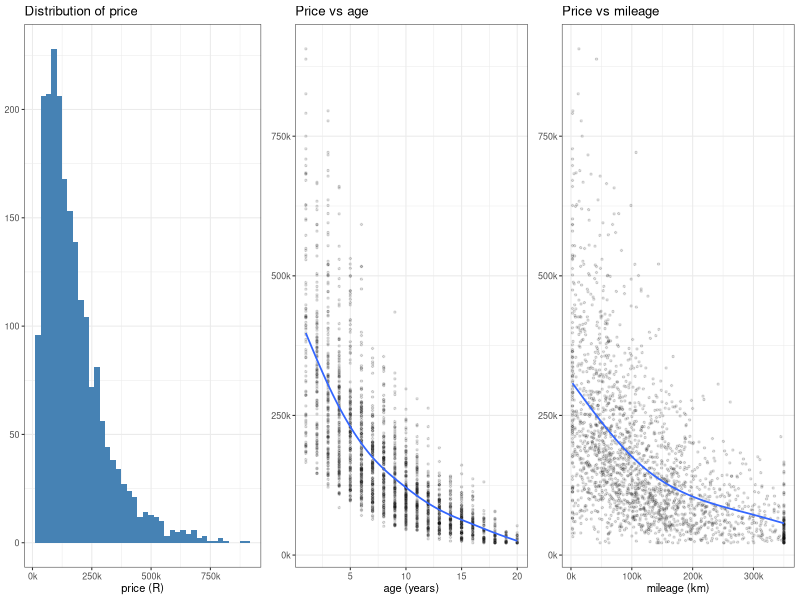
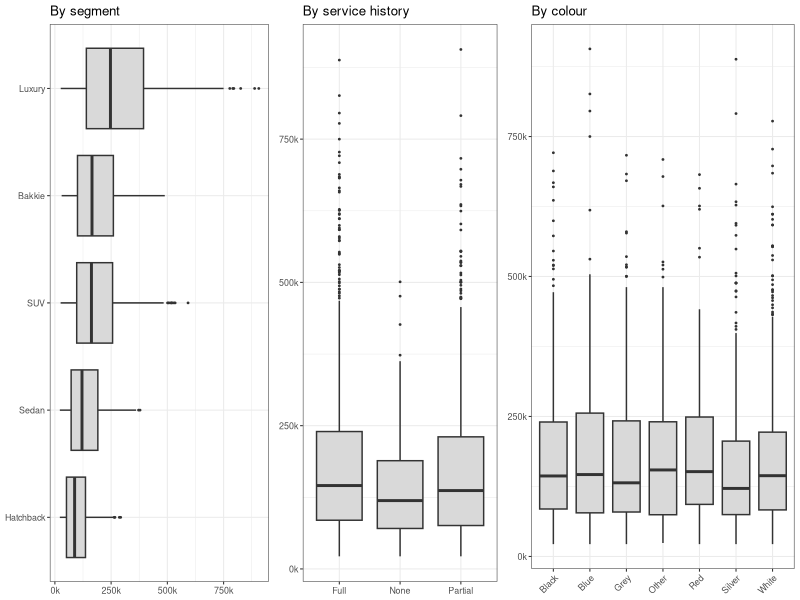

These figures' R source, in order: (Note: this script raises an error after producing the figures.)
## ---- chunk 1
knitr::opts_chunk$set(echo = TRUE, message = FALSE, warning = FALSE,
                      fig.align = "center", out.width = "92%")
suppressPackageStartupMessages({
  library(dplyr); library(ggplot2); library(ggpubr); library(scales)
  library(car); library(nortest)
})
theme_set(theme_bw(base_size = 8))
rmse <- function(y, yhat) sqrt(mean((y - yhat)^2))
## ---- chunk 2
cars <- read.csv("Assignment Information and Data sets-20260907/project_traindata.txt",
                 stringsAsFactors = TRUE)
# listing_id is just an advert number, and model_year is a perfect mirror of vehicle_age
# (model_year + vehicle_age = 2026), so keeping both would be redundant collinearity.
cars <- cars %>% select(-listing_id, -model_year)
## ---- chunk 3
g1 <- ggplot(cars, aes(price)) + geom_histogram(bins = 40, fill = "steelblue") +
  scale_x_continuous(labels = label_number(scale = 1e-3, suffix = "k")) +
  labs(x = "price (R)", y = NULL, title = "Distribution of price")
g2 <- ggplot(cars, aes(vehicle_age, price)) + geom_point(alpha = 0.12, size = 0.5) +
  geom_smooth(se = FALSE, linewidth = 0.6) +
  scale_y_continuous(labels = label_number(scale = 1e-3, suffix = "k")) +
  labs(x = "age (years)", y = NULL, title = "Price vs age")
g3 <- ggplot(cars, aes(mileage, price)) + geom_point(alpha = 0.12, size = 0.5) +
  geom_smooth(se = FALSE, linewidth = 0.6) +
  scale_x_continuous(labels = label_number(scale = 1e-3, suffix = "k")) +
  scale_y_continuous(labels = label_number(scale = 1e-3, suffix = "k")) +
  labs(x = "mileage (km)", y = NULL, title = "Price vs mileage")
ggarrange(g1, g2, g3, ncol = 3)
## ---- chunk 4
c1 <- ggplot(cars, aes(reorder(segment, price, median), price)) +
  geom_boxplot(fill = "grey85", outlier.size = 0.3) + coord_flip() +
  scale_y_continuous(labels = label_number(scale = 1e-3, suffix = "k")) +
  labs(x = NULL, y = NULL, title = "By segment")
c2 <- ggplot(cars, aes(service_history, price)) + geom_boxplot(fill = "grey85", outlier.size = 0.3) +
  scale_y_continuous(labels = label_number(scale = 1e-3, suffix = "k")) +
  labs(x = NULL, y = NULL, title = "By service history")
c3 <- ggplot(cars, aes(colour, price)) + geom_boxplot(fill = "grey85", outlier.size = 0.3) +
  scale_y_continuous(labels = label_number(scale = 1e-3, suffix = "k")) +
  labs(x = NULL, y = NULL, title = "By colour") + theme(axis.text.x = element_text(angle = 45, hjust = 1))
ggarrange(c1, c2, c3, ncol = 3, widths = c(1.2, 1, 1.3))
## ---- chunk 5
set.seed(244)
i     <- sample(nrow(cars), floor(0.80 * nrow(cars)))
train <- cars[i, ]
valid <- cars[-i, ]
c(train = nrow(train), validation = nrow(valid))
## ---- chunk 6
bc <- boxCox(lm(price ~ ., data = train), plotit = FALSE)
bc$x[which.max(bc$y)]   # ~ 0.06  ->  log transform
## ---- chunk 7
full <- lm(log(price) ~ ., data = train)
drop1(full, test = "F")               # colour & warranty_months not significant
step(full, direction = "both", trace = 0)  # AIC keeps the same reduced set
train <- train %>% select(-colour, -warranty_months)
valid <- valid %>% select(-colour, -warranty_months)
## ---- chunk 8
forms <- list(
  "additive"        = log(price) ~ .,
  "+ age^2"         = log(price) ~ . - vehicle_age + poly(vehicle_age, 2),
  "+ age^2, mile^2" = log(price) ~ . - vehicle_age - mileage +
                        poly(vehicle_age, 2) + poly(mileage, 2),
  "+ segment:age"   = log(price) ~ . - vehicle_age - mileage +
                        poly(vehicle_age, 2) + poly(mileage, 2) + segment:poly(vehicle_age, 2)
)
compare <- sapply(forms, function(f) {
  m  <- lm(f, data = train); s2 <- summary(m)$sigma^2
  c(adjR2     = summary(m)$adj.r.squared,
    trainRMSE = rmse(train$price, exp(predict(m, train)) * exp(s2 / 2)),
    validRMSE = rmse(valid$price, exp(predict(m, valid)) * exp(s2 / 2)))
})
data.frame(adjR2 = round(compare["adjR2", ], 3),
           trainRMSE = round(compare["trainRMSE", ]),
           validRMSE = round(compare["validRMSE", ]))
## ---- chunk 9
final  <- lm(forms[["+ segment:age"]], data = train)
sigma2 <- summary(final)$sigma^2
## ---- chunk 10
rd <- data.frame(fit = fitted(final), r = rstandard(final))
p1 <- ggplot(rd, aes(fit, r)) + geom_point(alpha = 0.12, size = 0.5) +
  geom_hline(yintercept = 0, colour = "red") + geom_smooth(se = FALSE, linewidth = 0.5) +
  labs(x = "fitted log(price)", y = "standardised residual", title = "Residuals vs fitted")
p2 <- ggplot(rd, aes(sample = r)) + stat_qq(alpha = 0.15, size = 0.5) + stat_qq_line(colour = "red") +
  labs(x = "theoretical quantiles", y = "sample quantiles", title = "Normal Q-Q")
ggarrange(p1, p2, ncol = 2)
## ---- chunk 11
ci <- data.frame(obs = seq_len(nrow(train)), cook = cooks.distance(final))
ggplot(ci, aes(obs, cook)) + geom_segment(aes(xend = obs, yend = 0), linewidth = 0.2) +
  geom_hline(yintercept = 4 / nrow(train), colour = "red", linetype = 2) +
  labs(x = "observation", y = "Cook's distance", title = NULL)
## ---- chunk 12
co <- summary(final)$coefficients
terms <- c("service_historyNone", "accident_historyYes", "engine_size",
           "transmissionManual", "seller_typePrivate", "previous_owners")
labs  <- c("No service history (vs full)", "Accident reported (vs none)",
           "Engine size (+1 litre)", "Manual (vs automatic)",
           "Private seller (vs dealership)", "Each extra previous owner")
knitr::kable(data.frame(Factor = labs,
             `Effect on price` = sprintf("%+.1f%%", 100 * (exp(co[terms, 1]) - 1)),
             check.names = FALSE))
## ---- chunk 13
final_all <- lm(forms[["+ segment:age"]], data = cars %>% select(-colour, -warranty_months))
s2_all    <- summary(final_all)$sigma^2

test <- read.csv("Assignment Information and Data sets-20260907/project_testdata.txt",
                 stringsAsFactors = TRUE)
pred <- exp(predict(final_all, test)) * exp(s2_all / 2)
write.csv(data.frame(listing_id = test$listing_id, price = round(pred)),
          "competition_predictions.csv", row.names = FALSE)
